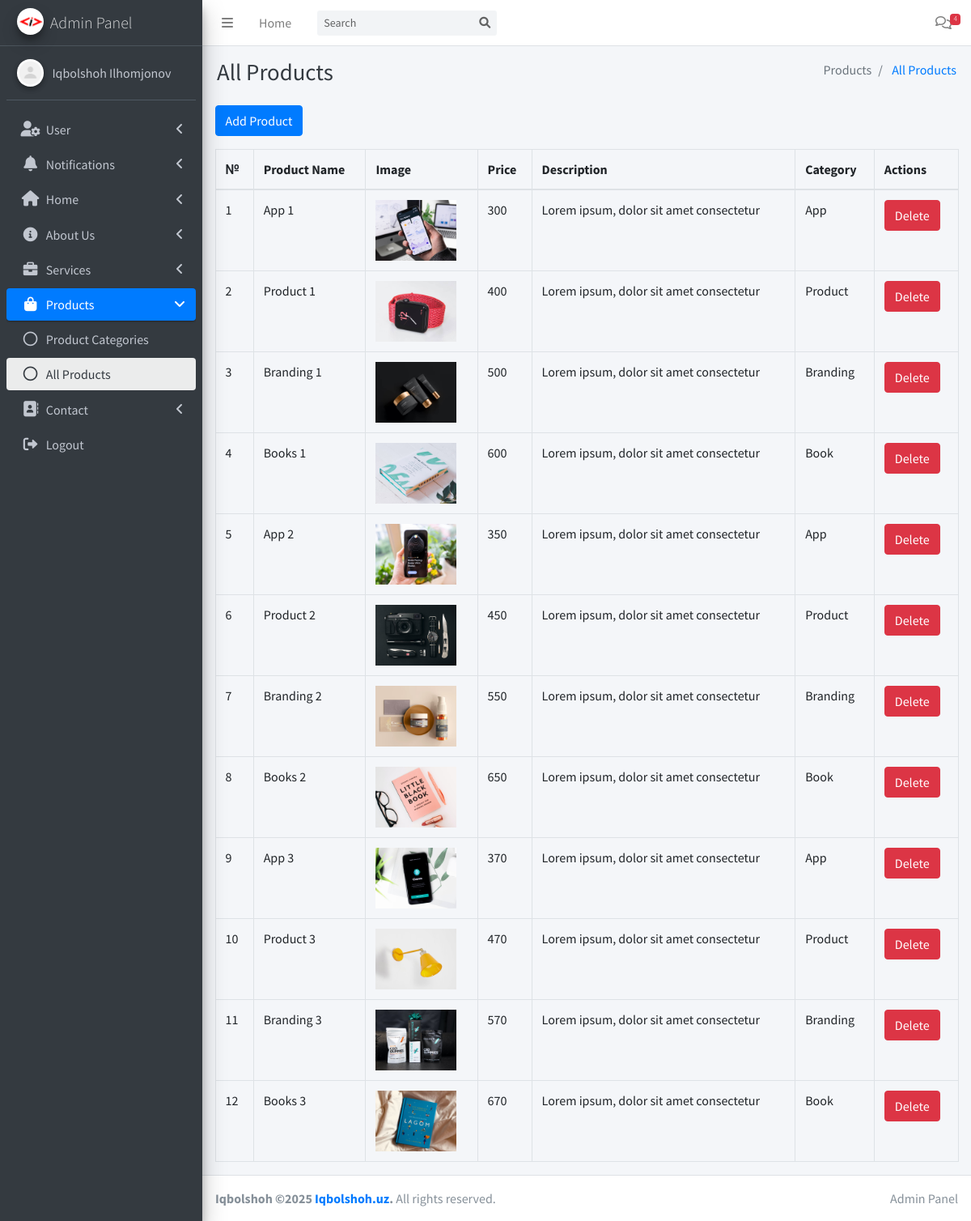
/admin/products.php (signed in), run on the app's committed database.
### tables this page shows
CREATE TABLE products (
    id INT AUTO_INCREMENT PRIMARY KEY,
    category_id INT,
    product_name VARCHAR(255) NOT NULL,
    description TEXT,
    price VARCHAR(255) NOT NULL,
    FOREIGN KEY (category_id) REFERENCES category(id) ON DELETE CASCADE
);

CREATE TABLE product_images (
    id INT AUTO_INCREMENT PRIMARY KEY,
    product_id INT,
    image_url VARCHAR(255) NOT NULL,
    FOREIGN KEY (product_id) REFERENCES products(id) ON DELETE CASCADE
);

CREATE TABLE category (
    id INT AUTO_INCREMENT PRIMARY KEY,
    category_name VARCHAR(255) NOT NULL
);

### config.php (called while the page is built, shortened)
<?php
class Database
{
    private $conn;
    public function __construct()
    {
        $servername = "localhost";
        $username = "root";
        $password = "";
        $dbname = "business_website";
        $this->conn = new mysqli($servername, $username, $password, $dbname);
    }
    public function executeQuery($sql)
    {
        $result = $this->conn->query($sql);
        return $result;
    }
    public function select($table, $columns = "*", $condition = "")
    {
        $sql = "SELECT $columns FROM $table $condition";
        return $this->executeQuery($sql)->fetch_all(MYSQLI_ASSOC);
    }
}

### admin/check.php (called while the page is built, shortened)
<?php
include '../config.php';
$query = new Database();

### admin/products.php (the view, shortened to what this page needs)
<?php
include 'check.php';
$products = $query->select('products', '*');
?>
<!DOCTYPE html>
<html lang="en">
<head>
    <?php include 'includes/css.php'; ?>
</head>
<body class="hold-transition sidebar-mini">
    <div class="wrapper">
        <?php include 'includes/header.php' ?>
        <div class="content-wrapper">
            <section class="content">
                <div class="container-fluid">
                    <div class="row">
                        <div class="col-md-12">
                            <button type="button" class="btn btn-primary mb-3" data-toggle="modal"
                                data-target="#addCategoryModal">
                                Add Product
                            </button>
                            <table class="table table-bordered">
                                <thead>
                                    <tr>
                                        <th>№</th>
                                        <th>Product Name</th>
                                        <th>Image</th>
                                        <th>Price</th>
                                        <th>Description</th>
                                        <th>Category</th>
                                        <th>Actions</th>
                                    </tr>
                                </thead>
                                <tbody id="productTable">
                                    <?php foreach ($products as $i => $product): ?>
                                        <tr id="product<?php echo $product['id']; ?>">
                                            <?php
                                            $productid = $product['id'];
                                            $product_images = $query->select('product_images', '*', "Where product_id = $productid");
                                            $product_image = "../assets/img/product/" . $product_images[0]['image_url'];
                                            ?>
                                            <td><?php echo $i + 1; ?></td>
                                            <td><?php echo htmlspecialchars($product['product_name']); ?></td>
                                            <td><img src="<?= $product_image ?>"
                                                    alt="<?php echo htmlspecialchars($product['product_name']); ?>"
                                                    style="width: 100px;"></td>
                                            <td><?php echo htmlspecialchars($product['price']); ?></td>
                                            <td><?php echo htmlspecialchars($product['description']); ?></td>
                                            <?php $category_id = $product['category_id'] ?>
                                            <td><?php echo $query->select('category', '*', "Where id = $category_id")[0]['category_name']; ?>
                                            </td>
                                            <td>
                                                <button type="button" class="btn btn-danger"
                                                    onclick="deleteProduct(<?php echo $productid; ?>)">
                                                    Delete
                                                </button>
                                            </td>
                                        </tr>
                                    <?php endforeach; ?>
                                </tbody>
                            </table>
                        </div>
                    </div>
                </div>
            </section>
        </div>
        <?php include 'includes/footer.php'; ?>
    </div>
</body>
</html>

### data on the page
products: product_name "App 1", product_images.image_url (picture), price "300", description "Lorem ipsum, dolor sit amet consectetur", category.category_name "App"
products: product_name "Product 1", product_images.image_url (picture), price "400", description "Lorem ipsum, dolor sit amet consectetur", category.category_name "Product"
products: product_name "Branding 1", product_images.image_url (picture), price "500", description "Lorem ipsum, dolor sit amet consectetur", category.category_name "Branding"
products: product_name "Books 1", product_images.image_url (picture), price "600", description "Lorem ipsum, dolor sit amet consectetur", category.category_name "Book"
products: product_name "App 2", product_images.image_url (picture), price "350", description "Lorem ipsum, dolor sit amet consectetur", category.category_name "App"
products: product_name "Product 2", product_images.image_url (picture), price "450", description "Lorem ipsum, dolor sit amet consectetur", category.category_name "Product"
products: product_name "Branding 2", product_images.image_url (picture), price "550", description "Lorem ipsum, dolor sit amet consectetur", category.category_name "Branding"
products: product_name "Books 2", product_images.image_url (picture), price "650", description "Lorem ipsum, dolor sit amet consectetur", category.category_name "Book"
products: product_name "App 3", product_images.image_url (picture), price "370", description "Lorem ipsum, dolor sit amet consectetur", category.category_name "App"
products: product_name "Product 3", product_images.image_url (picture), price "470", description "Lorem ipsum, dolor sit amet consectetur", category.category_name "Product"
products: product_name "Branding 3", product_images.image_url (picture), price "570", description "Lorem ipsum, dolor sit amet consectetur", category.category_name "Branding"
products: product_name "Books 3", product_images.image_url (picture), price "670", description "Lorem ipsum, dolor sit amet consectetur", category.category_name "Book"

### other printed values
$message_count "4"
$pageTitle "All Products"
$item['title'] "Products"
$item['title'] "All Products"
$menuItem['menuTitle'] "User"
$menuItem['menuTitle'] "Notifications"
$menuItem['menuTitle'] "Home"
$menuItem['menuTitle'] "About Us"
$menuItem['menuTitle'] "Services"
$menuItem['menuTitle'] "Products"
$page['title'] "Product Categories"
$page['title'] "All Products"
$menuItem['menuTitle'] "Contact"
